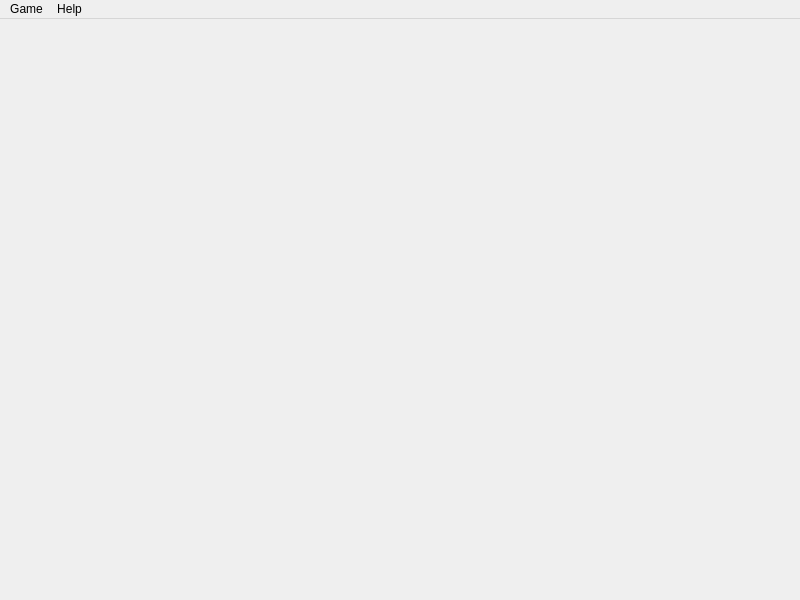
<?xml version="1.0" encoding="UTF-8"?>
<ui version="4.0">
 <class>MainScene</class>
 <widget class="QMainWindow" name="MainScene">
  <property name="geometry">
   <rect>
    <x>0</x>
    <y>0</y>
    <width>800</width>
    <height>600</height>
   </rect>
  </property>
  <property name="windowTitle">
   <string>MainScene</string>
  </property>
  <property name="autoFillBackground">
   <bool>false</bool>
  </property>
  <widget class="QWidget" name="centralwidget"/>
  <widget class="QMenuBar" name="menuBar">
   <property name="geometry">
    <rect>
     <x>0</x>
     <y>0</y>
     <width>800</width>
     <height>25</height>
    </rect>
   </property>
   <widget class="QMenu" name="menu">
    <property name="title">
     <string>Game</string>
    </property>
    <addaction name="actionQuit"/>
   </widget>
   <widget class="QMenu" name="menu_2">
    <property name="title">
     <string>Help</string>
    </property>
    <addaction name="instructionsAction"/>
    <addaction name="authorAction"/>
   </widget>
   <addaction name="menu"/>
   <addaction name="menu_2"/>
  </widget>
  <action name="actionQuit">
   <property name="text">
    <string>Quit</string>
   </property>
  </action>
  <action name="instructionsAction">
   <property name="text">
    <string>Instructions</string>
   </property>
  </action>
  <action name="authorAction">
   <property name="text">
    <string>About</string>
   </property>
  </action>
 </widget>
 <resources/>
 <connections/>
</ui>
